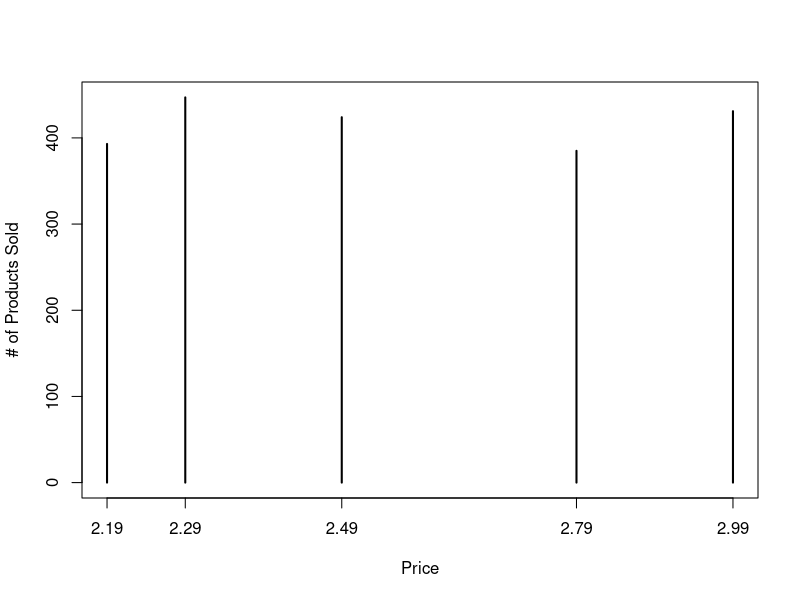
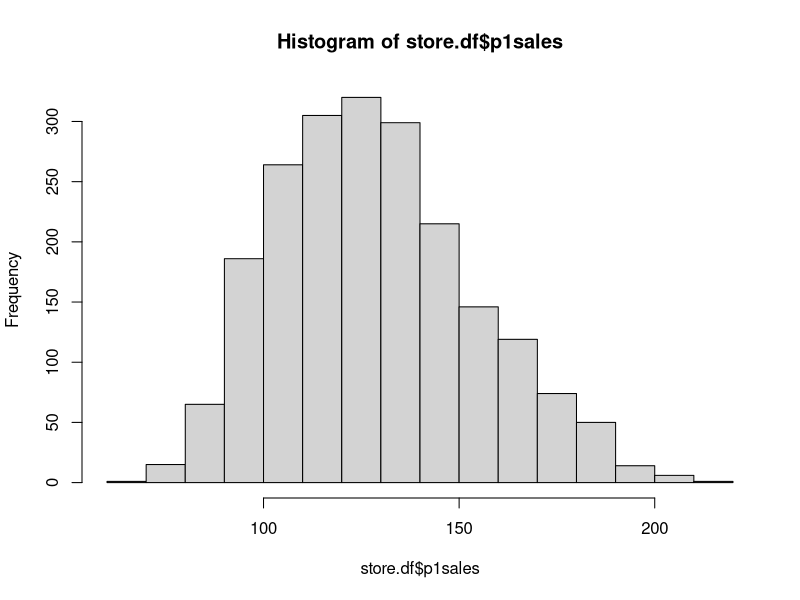
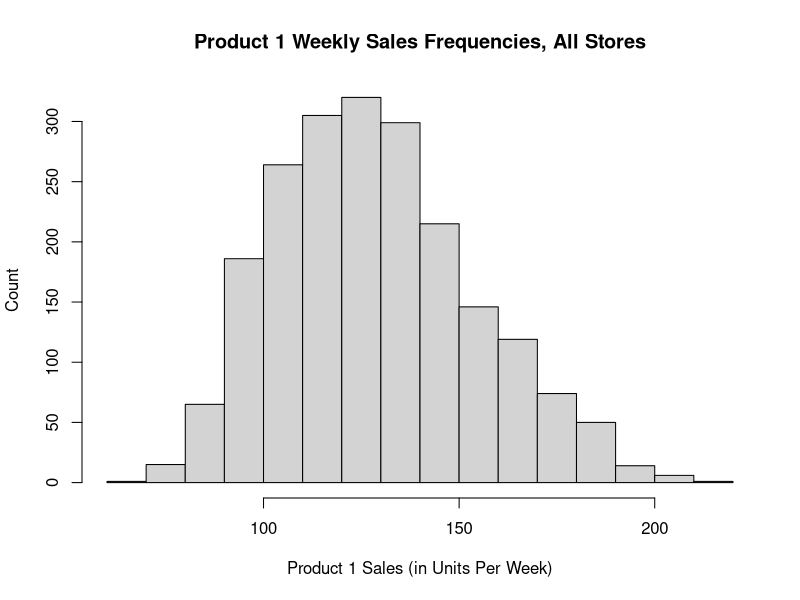
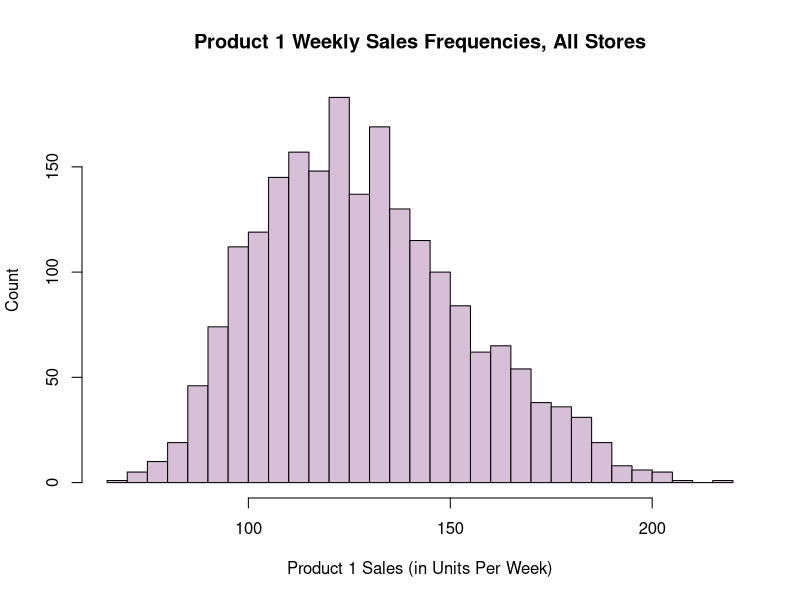
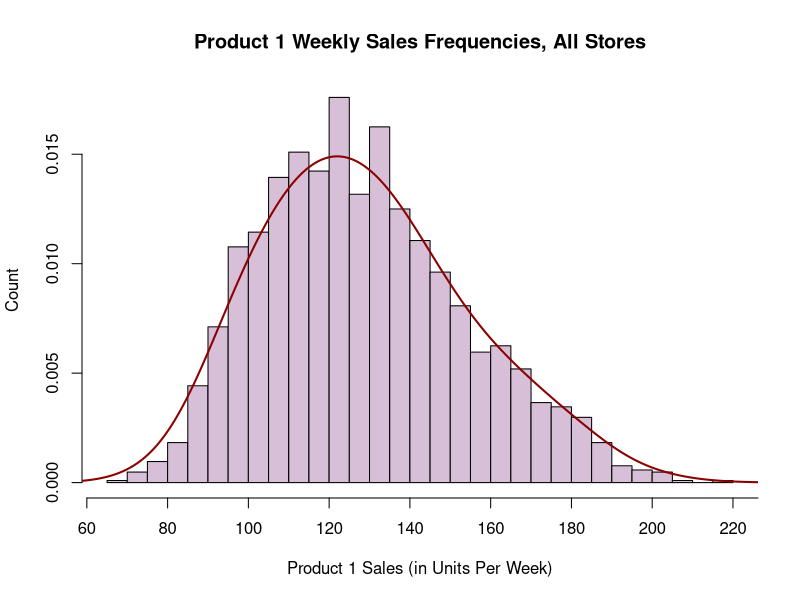
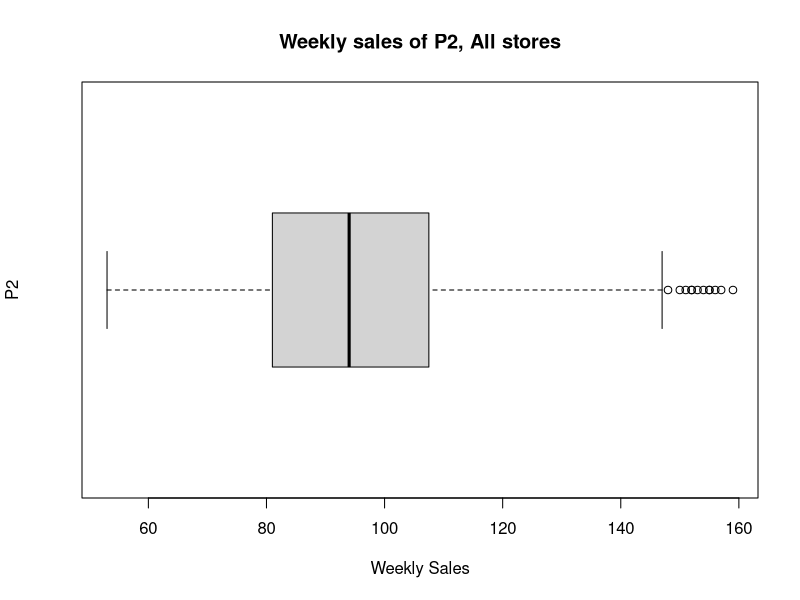
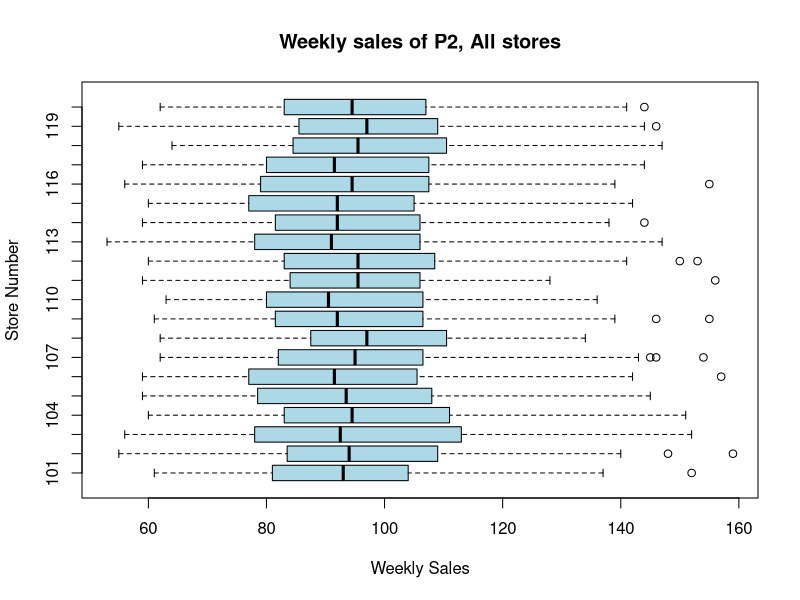
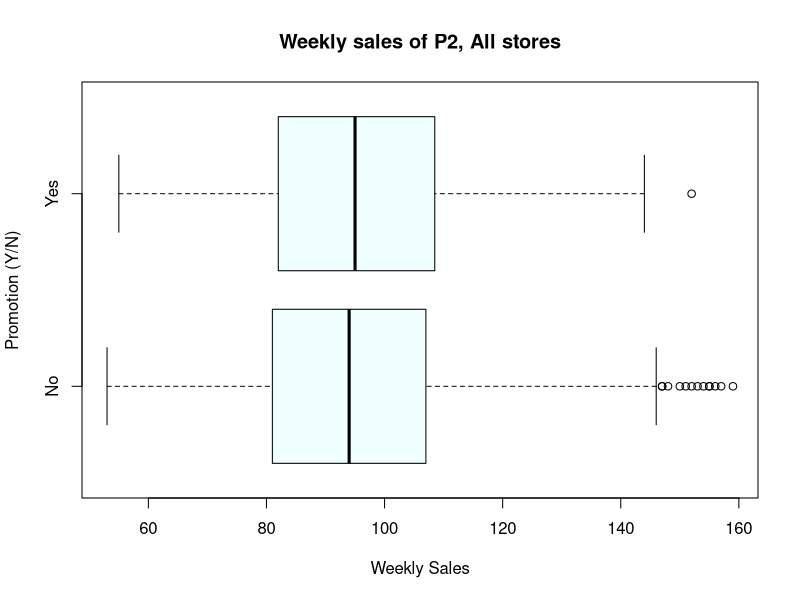

Here is the R script that generated these plots, in order:
## ---- chunk 1
k.stores <- 20
k.weeks <- 104

# create a data frame of initially missing values to hold the data
store.df <- data.frame(matrix(NA, ncol=10, nrow=k.stores * k.weeks))
names(store.df) <- c("storeNum", "Year", "Week", "p1sales", "p2sales", 
                     "p1price", "p2price", "p1prom", "p2prom", "country")  # Assign Var Names to df
str(store.df)
dim(store.df) # get dimensions of df
## ---- chunk 2
(store.num <- 101:(100+k.stores))
(store.cty <- c(rep("US",3), rep("DE",5), rep("GB", 3), rep("BR",2),
                rep("JP",4), rep("AU",1), rep("CN",2)))  # Store's country location
length(store.cty)
## ---- chunk 3
store.df$storeNum <- rep(store.num, each=k.weeks) # each = # of times each element is repeated
# This is different from "times=" which repeats the whole vector n-times
store.df$country <- rep(store.cty, each =k.weeks) 
rm(store.num, store.cty) # clean up memory

## ---- chunk 4
store.df$Week <- rep(c(1:52),times=k.stores * 2) # Replicate 52 weeks 40 times so that there will be 2 years per store
store.df$Year <- rep(c(1,2), each=52, times=k.stores)  # Replicate Year 1 and 2-  52x per store
## ---- chunk 5
str(store.df)
## ---- chunk 6
store.df$storeNum <- factor(store.df$storeNum)
store.df$country <- factor(store.df$country)
store.df$Week <- as.integer(store.df$Week)
store.df$Year <- as.integer(store.df$Year)
str(store.df)

## ---- chunk 7
# check first and last rows for mistakes
head(store.df, 120)

## ---- chunk 8
tail(store.df, 120)
## ---- chunk 9
store.df$p1prom <- rbinom(n=nrow(store.df), size=1, p=0.10) # product 1 is promoted 10% of time
store.df$p2prom <- rbinom(n=nrow(store.df), size=1, p=0.15) # product 2 is promoted 15% of time

## ---- chunk 10
store.df$p1price <- sample(x=c(2.19, 2.29, 2.49, 2.79, 2.99), size=nrow(store.df), replace=TRUE)
store.df$p2price <- sample(x=c(2.29, 2.49, 2.59, 2.99, 3.19), size=nrow(store.df), replace=TRUE) # slightly more expensive that product 1

# check progress
head(store.df)
## ---- chunk 11
# first, create default sales without promotion
tmp.sales1 <- rpois(nrow(store.df),lambda=120) # p1 mean sales is slightly higher than p2
tmp.sales2 <- rpois(nrow(store.df),lambda=100)

#second, scale counts up/down based on the RATIO OF LOG(PRICE)
tmp.sales1 <- tmp.sales1 * log(store.df$p2price) / log(store.df$p1price) # when p1 is cheaper, sales go up as part of the denominator
tmp.sales2 <- tmp.sales2 * log(store.df$p1price) / log(store.df$p2price)

# third, p1 sales get a 30% lift when promoted and p2 sales get a 40% lift when promoted
store.df$p1sales = floor(tmp.sales1 * 1 + store.df$p1prom * 0.3)
store.df$p2sales = floor(tmp.sales2 * 1 + store.df$p2prom * 0.4)

# inspect data frame and check for errors
head(store.df)


## ---- chunk 12
# use some() to further inspect from random sampling
library("car")
some(store.df)
## ---- chunk 13
# frequency count table using table()
table(store.df$p1price)

# store the table in a var
(p1.table <- table(store.df$p1price))
str(p1.table)
## ---- chunk 14
table(store.df$p1price, store.df$p1prom)

## ---- chunk 15
plot(p1.table, xlab="Price", ylab="# of Products Sold")
## ---- chunk 16
(p1.table2 <-table(store.df$p1price, store.df$p1prom))

# Get percentage of products promoted at each price point
p1.table2[,2] / (p1.table2[,1] + p1.table2[,2])
## ---- chunk 17
min(store.df$p1sales)
max(store.df$p2sales)
mean(store.df$p1prom)
median(store.df$p2sales)
var(store.df$p1sales)
sd(store.df$p1sales)
IQR(store.df$p1sales)
mad(store.df$p1sales)
quantile(store.df$p1sales, prob=c(0.25,0.5,0.75))

# central 90% of data
quantile(store.df$p1sales, probs=c(0.05,0.95))
## ---- chunk 18
quantile(store.df$p1sales, c(1:10/10))

# equivalent
quantile(store.df$p1sales, probs=seq(from=0, to =1, by = 0.1))
## ---- chunk 19
summary.df <- data.frame(matrix(NA, nrow=2, ncol=2))
names(summary.df) <- c("Median Sales", "IQR")
rownames(summary.df) <- c("Product 1", "Product 2")
summary.df["Product 1", "Median Sales"] <- median(store.df$p1sales)
summary.df["Product 2", "Median Sales"] <- median(store.df$p2sales)
summary.df["Product 1", "IQR"] <- IQR(store.df$p1sales)
summary.df["Product 2", "IQR"] <- IQR(store.df$p2sales)

summary.df
## ---- chunk 20
summary(store.df)
## ---- chunk 21
summary(store.df$p1sales)
## ---- chunk 22
library(psych)
describe(store.df)
## ---- chunk 23
describe(store.df[,c(2,4:9)]) # remember indexing uses brackets
## ---- chunk 24
apply(store.df[,2:9], MARGIN=2, FUN=mean)
## ---- chunk 25

apply(store.df[,2:9], MARGIN=2, FUN = function(x){mean(x) - median(x)})
## ---- chunk 26
# Previous example with apply used instead

mysummary2.df <- data.frame(matrix(NA, nrow=2, ncol=2)) # Must specify matrix to add r x c matrix
names(mysummary2.df) <- c("Median Sales", "IQR")
rownames(mysummary2.df) <- names(store.df)[4:5]
mysummary2.df[, "Median Sales"] <- apply(store.df[,c("p1sales", "p2sales")], 2, median)
mysummary2.df[, "IQR"] <- apply(store.df[,c("p1sales", "p2sales")], MARGIN=2, FUN=IQR)
mysummary2.df
## ---- chunk 27
hist(store.df$p1sales)
## ---- chunk 28
# add labels and title
hist(store.df$p1sales,
     main = "Product 1 Weekly Sales Frequencies, All Stores",
     xlab="Product 1 Sales (in Units Per Week)",
     ylab="Count")
## ---- chunk 29
# add more granularity in the data as the bins are too wide. Also color the bars
hist(store.df$p1sales,
     main = "Product 1 Weekly Sales Frequencies, All Stores",
     xlab="Product 1 Sales (in Units Per Week)",
     ylab="Count",
     breaks=30,
     col="thistle")
## ---- chunk 30
hist(store.df$p1sales,
     main = "Product 1 Weekly Sales Frequencies, All Stores",
     xlab="Product 1 Sales (in Units Per Week)",
     ylab="Count",
     breaks=30,
     col="thistle",
     freq=F, # for density estimates
     xaxt="n") # To remove x-axis

axis(side=1, at=seq(60,300, by=20))

lines(density(store.df$p1sales, bw=9),
      type="l", col="darkred", lwd=2) # type = l for lines
## ---- chunk 31
# p2 sales
boxplot(store.df$p2sales, main = "Weekly sales of P2, All stores", xlab= "Weekly Sales", ylab="P2",
         horizontal=T)
## ---- chunk 32

# copy previous code and modify

boxplot(p2sales ~ storeNum, data= store.df, main = "Weekly sales of P2, All stores", xlab= "Weekly Sales", 
        ylab="Store Number", horizontal=T, col="lightblue")
## ---- chunk 33

## ---- chunk 34
# add our own axis to Yes No
boxplot(p2sales ~ p2prom, data= store.df, main = "Weekly sales of P2, All stores", xlab= "Weekly Sales", 
        ylab="Promotion (Y/N)", horizontal=T, col="azure", yaxt="n")
# Modify y-axis
axis(side=2, at=c(1,2), labels=c("No","Yes")) # at location starts from the bottom to top


## ---- chunk 35
boxplot(p2sales ~ p2price, data= store.df, main = "Weekly sales of P2 by Price Point", xlab= "Weekly Sales", 
        ylab="Price Point ($)", horizontal=T, col="lightyellow")
## ---- chunk 36
qqnorm(store.df$p1sales)
qqline(store.df$p1sales)
## ---- chunk 37
qqnorm(log(store.df$p1sales))
qqline(log(store.df$p1sales))
## ---- chunk 38
plot(ecdf(store.df$p1sales),
     main="Cumulative distrib. of P1 Weekly Sales",
     ylab="Cumulative Proportion",
     xlab=c("P1 weekly sales, all stores", "90% of weeks sold <= 171 units"),
     yaxt="n")

axis(side=2, at=seq(0,1,by=0.1), las=1, labels=paste(seq(0,1,by=0.1),"%", sep=""))

abline(h=0.9, lty=3) # for horizontal line; "lty=3" for dotted line type
abline(v=quantile(store.df$p1sales, pr=0.9), lty=3)  # find 90% percentile of p1sales using quantile()
## ---- chunk 39
# Using positional arguments
head(by(store.df$p1sales, store.df$storeNum, mean))

aggregate(store.df$p1sales, list(store.df$storeNum), mean)  # BY= must be a list

## ---- chunk 40
# To group it by more than one factor, use a list() of factors

by(store.df$p1sales, INDICES=list(store.df$storeNum, store.df$Year), mean)
